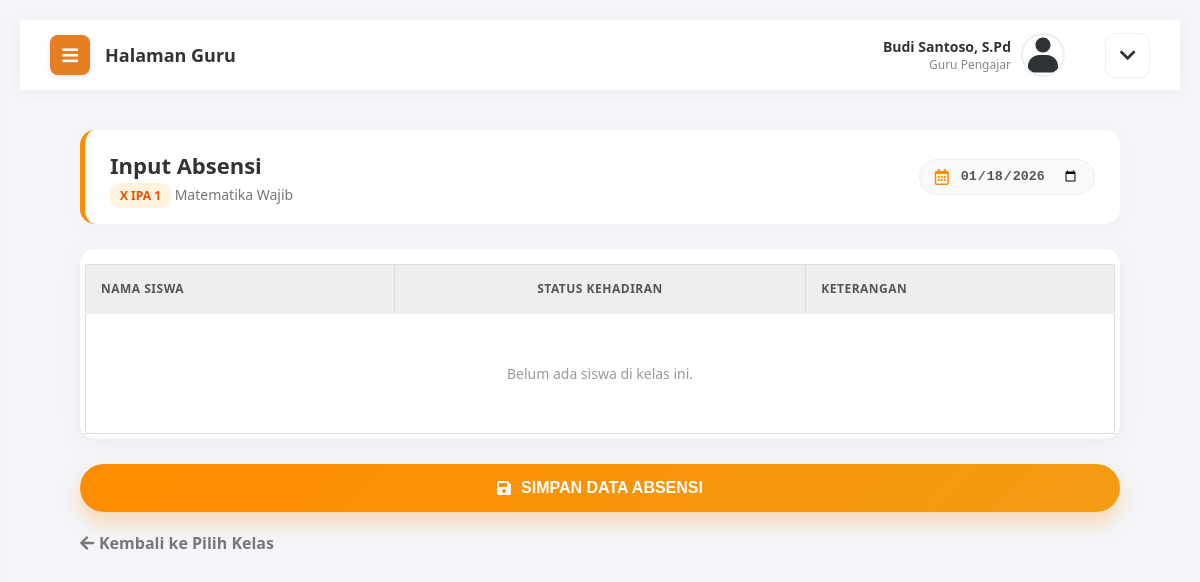
/guru/absensi_input.php?mapel=1 (signed in), run on an earlier commit of the app's database.
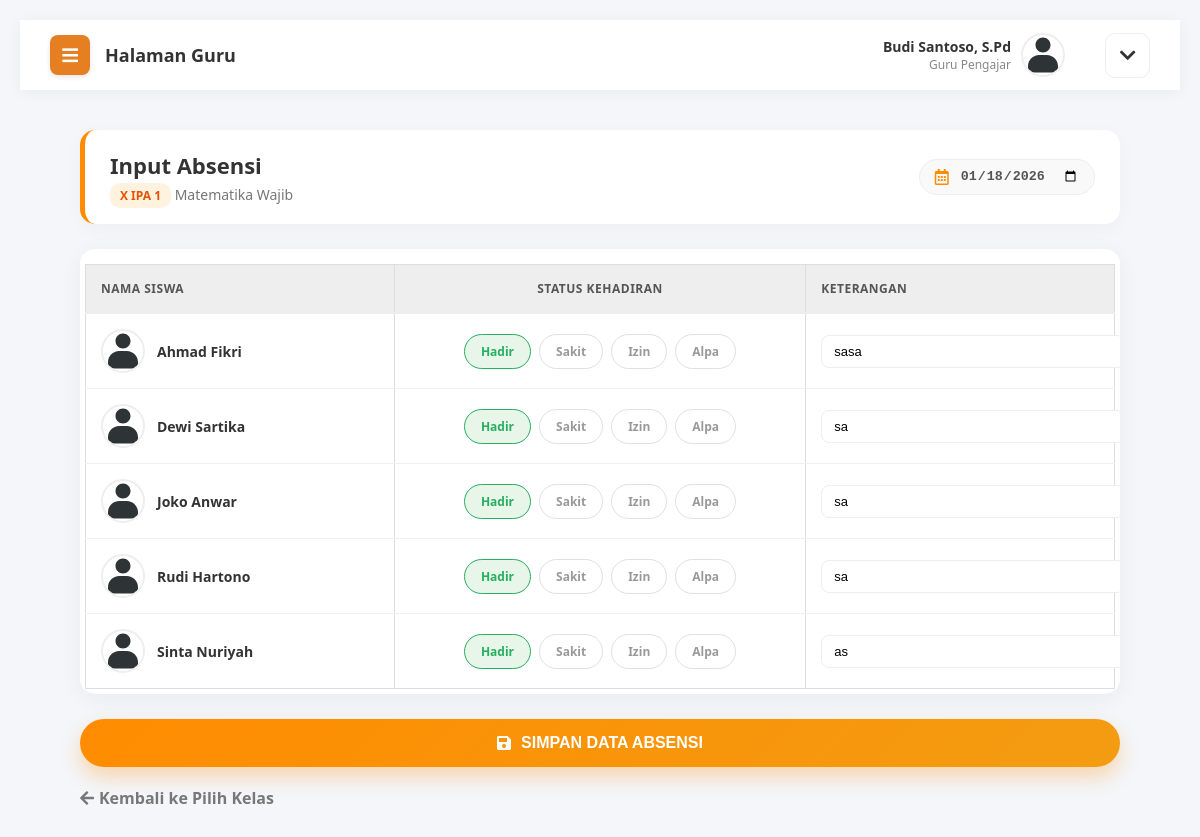
And on a later commit of the database.
### tables this page shows
CREATE TABLE `users` (
  `id_user` int(11) NOT NULL,
  `username` varchar(50) NOT NULL,
  `password` varchar(255) NOT NULL,
  `nama_lengkap` varchar(100) NOT NULL,
  `email` varchar(100) DEFAULT NULL,
  `role` enum('admin','guru','siswa') NOT NULL,
  `kelas_id` int(11) DEFAULT NULL,
  `foto_profil` varchar(255) DEFAULT 'default.jpg',
  `created_at` timestamp NOT NULL DEFAULT current_timestamp()
);

CREATE TABLE `absensi` (
  `id_absensi` int(11) NOT NULL,
  `mapel_id` int(11) NOT NULL,
  `guru_id` int(11) NOT NULL,
  `kelas_id` int(11) NOT NULL,
  `siswa_id` int(11) NOT NULL,
  `tanggal` date NOT NULL,
  `status` enum('hadir','izin','sakit','alpa') NOT NULL,
  `keterangan` text DEFAULT NULL
);

### guru/absensi_input.php (the view, shortened to what this page needs)
<?php
include 'header.php';
$mapel_id = $_GET['mapel'];
$tanggal  = isset($_GET['tgl']) ? $_GET['tgl'] : date('Y-m-d');
$q_info = mysqli_query($koneksi, "SELECT mapel.*, kelas.nama_kelas, kelas.id_kelas
                                  FROM mapel
                                  JOIN kelas ON mapel.kelas_id = kelas.id_kelas
                                  WHERE id_mapel='$mapel_id'");
$info = mysqli_fetch_assoc($q_info);
$kelas_id = $info['id_kelas'];
$query_siswa = "SELECT users.id_user, users.nama_lengkap, users.foto_profil,
                       absensi.status, absensi.keterangan
                FROM users
                LEFT JOIN absensi ON users.id_user = absensi.siswa_id
                     AND absensi.mapel_id = '$mapel_id'
                     AND absensi.tanggal = '$tanggal'
                WHERE users.kelas_id = '$kelas_id' AND users.role = 'siswa'
                ORDER BY users.nama_lengkap ASC";
$q_siswa = mysqli_query($koneksi, $query_siswa);
?>
<div class="content-body" style="margin-top: -20px;">
    <div class="page-header-control">
        <div class="header-info">
            <h2>Input Absensi</h2>
            <p><span class="badge-kelas"><?php echo $info['nama_kelas']; ?></span> <?php echo $info['nama_mapel']; ?></p>
        </div>
        <form method="GET" id="formTanggal">
            <div class="date-control">
                <i class="far fa-calendar-alt" style="color: #FF8C00;"></i>
                <input type="date" name="tgl" value="<?php echo $tanggal; ?>" onchange="document.getElementById('formTanggal').submit()">
            </div>
        </form>
    </div>
    <form action="absensi_aksi.php" method="POST">
        <div class="card-table">
            <table class="table-modern">
                <thead>
                    <tr>
                        <th width="30%">Nama Siswa</th>
                        <th width="40%" class="center">Status Kehadiran</th>
                        <th width="30%">Keterangan</th>
                    </tr>
                </thead>
                <tbody>
                    <?php
                    if(mysqli_num_rows($q_siswa) > 0){
                        while($s = mysqli_fetch_array($q_siswa)){
                            $foto = ($s['foto_profil'] && $s['foto_profil'] != 'default.jpg') ? "../uploads/profil/".$s['foto_profil'] : "../assets/img/avatar-default.svg";
                    ?>
                    <tr>
                        <td>
                            <div style="display: flex; align-items: center; gap: 12px;">
                                <img src="<?php echo $foto; ?>" style="width: 40px; height: 40px; border-radius: 50%; object-fit: cover; border: 2px solid #eee;">
                                <span style="font-weight: 600; color: #333;"><?php echo $s['nama_lengkap']; ?></span>
                            </div>
                        </td>
                        <td class="center">
                            <div class="status-group">
                                <div class="radio-pill hadir">
                                    <label for="h_<?php echo $s['id_user']; ?>">Hadir</label>
                                </div>
                                <div class="radio-pill sakit">
                                    <label for="s_<?php echo $s['id_user']; ?>">Sakit</label>
                                </div>
                                <div class="radio-pill izin">
                                    <label for="i_<?php echo $s['id_user']; ?>">Izin</label>
                                </div>
                                <div class="radio-pill alpa">
                                    <label for="a_<?php echo $s['id_user']; ?>">Alpa</label>
                                </div>
                            </div>
                        </td>
                        <td>
                            <input type="text" class="input-ket" name="ket[<?php echo $s['id_user']; ?>]" value="<?php echo $s['keterangan']; ?>" placeholder="Tulis catatan...">
                        </td>
                    </tr>
                    <?php
                        }
                    } else {
                        echo "<tr><td colspan='3' style='text-align:center; padding:50px; color:#999;'>Belum ada siswa di kelas ini.</td></tr>";
                    }
                    ?>
                </tbody>
            </table>
        </div>
        <button type="submit" class="btn-save-floating">
            <i class="fas fa-save"></i> SIMPAN DATA ABSENSI
        </button>
    </form>
    <a href="absensi.php" class="btn-back"><i class="fas fa-arrow-left"></i> Kembali ke Pilih Kelas</a>
</div>
<?php include 'footer.php'; ?>

What changed in the data, as far as the page shows it:
now on this page (row edited): users: nama_lengkap "Ahmad Fikri", keterangan "sasa"
now on this page (row edited): users: nama_lengkap "Dewi Sartika", keterangan "sa"
now on this page (row edited): users: nama_lengkap "Joko Anwar", keterangan "sa"
now on this page (row edited): users: nama_lengkap "Rudi Hartono", keterangan "sa"
now on this page (row edited): users: nama_lengkap "Sinta Nuriyah", keterangan "as"
Also different on the page:
text no longer shown: "Belum ada siswa di kelas ini."
